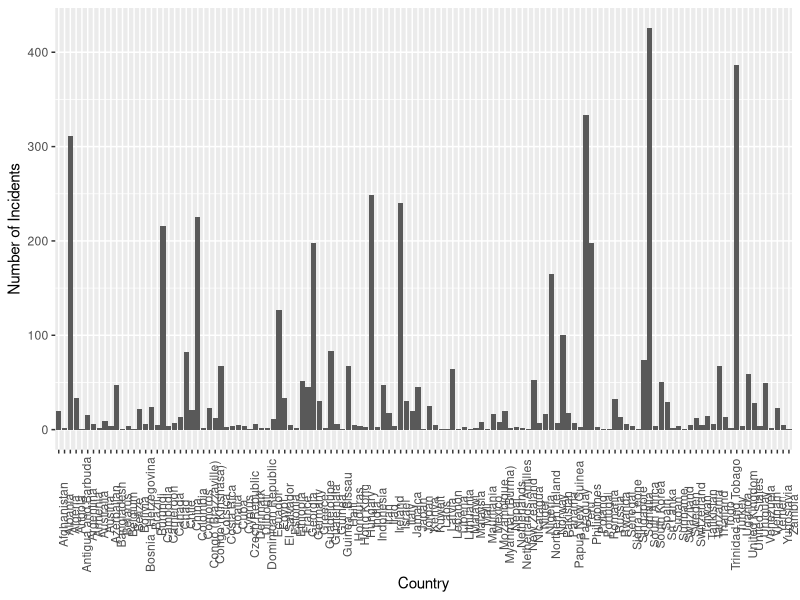
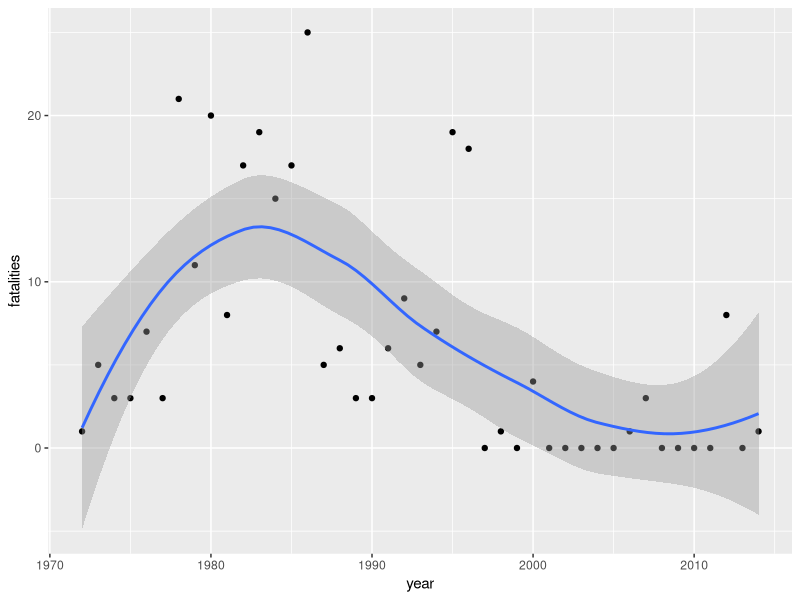

Reproduce these figures in R, in order.
## ---- chunk 1
data <- readr::read_csv(file = "data/country_stats_1993_appendix2.csv")

library(ggplot2)
g <- ggplot(
 data = data,
 mapping = aes(y = `Number of Incidents`, x = `Country`)
)

g <- g + geom_col()
g <- g + theme(axis.text.x = element_text(angle = 90))
g
## ---- chunk 2
data <- readr::read_csv(file = "data/france_terrorism_fatalities_by_year.csv")

library(ggplot2)
g <- ggplot(
 data = data,
 mapping = aes(x = year, y = fatalities)
)

g <- g + geom_point()
g <- g + geom_smooth()
g
